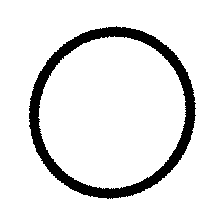
%> input picture Projetos Conhecimento e Raciocinio/ImagesFolder/test/circle/circle-test-0.png, 224 x 224 px; its folder holds only this picture in this run
$ octave --eval "tarefa_c_ii;"   (GNU Octave 9; MATLAB toolbox functions it lacks are replaced by stand-ins)
%> lines starting %> are read from the running program, lines starting %| are printed output that depends on the picture; in (x1, y1, x2, y2) boxes, pixels count from 0 and x2, y2 are one past the last pixel; in counts of white or black regions, pixels touching at a corner belong together; the program's own positions count from 1
### Projetos Conhecimento e Raciocinio/ImagesFolder/Tarefa_c/loadImagensGeometricas.m
function [in, t] = loadImagensGeometricas(subpasta)
%> called with subpasta = 'test'
    if nargin < 1
        subpasta = 'test';  % valor por defeito
    end

    pastaBase = '..\ImagesFolder';
    pasta = fullfile(pastaBase, subpasta);

    tiposFormas = {'circle', 'kite', 'parallelogram', 'square', 'trapezoid', 'triangle'};
    numClasses = numel(tiposFormas);
    tamanhoImagem = [20, 20];
    in = [];
    t = [];

    for classe = 1:numClasses
        pastaClasse = fullfile(pasta, tiposFormas{classe});
        ficheiros = dir(fullfile(pastaClasse, '*.png'));

        for i = 1:length(ficheiros)
            caminhoImagem = fullfile(pastaClasse, ficheiros(i).name);
            img = imread(caminhoImagem);
%> img is the input picture: size 224x224x3 uint8; 90.2% white; 1 black region, box (x1, y1, x2, y2) and area: (29, 26, 196, 199) 4922

            if ndims(img) == 3
                img = rgb2gray(img);
            end

            img = imresize(img, tamanhoImagem);
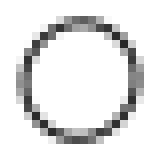
%> img: size 20x20 uint8 (shown 8 times larger); min 40, max 255, mean 228.4
            img = im2double(img);
%> img: size 20x20 double
            imgBin = img > 0.5;
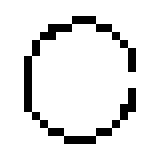
%> imgBin: size 20x20 logical (shown 8 times larger); 90% white; black in thin lines or dots, all inside (x1, y1, x2, y2) = (3, 2, 17, 18)
            vetor = reshape(imgBin, [], 1);
%> vetor = 400 logical values, 360 true

            in = [in, vetor];
%> in = 400 values, max 1 at index 1, min 0 at index 68, mean 0.9
            alvo = zeros(numClasses, 1);
            alvo(classe) = 1;
            t = [t, alvo];
        end
    end
%> pass 2 of the loop in loadImagensGeometricas, `for classe = 1:numClasses`:
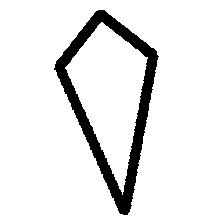
%> input picture Projetos Conhecimento e Raciocinio/ImagesFolder/test/kite/kite-test-0.png, 224 x 224 px
%> in loadImagensGeometricas, img is the input picture: size 224x224x3 uint8; 90.9% white; 1 black region, box (x1, y1, x2, y2) and area: (54, 10, 159, 215) 4554
%> in loadImagensGeometricas, `img = imresize(img, tamanhoImagem);`:
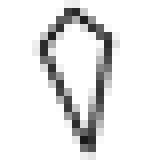
%> img: size 20x20 uint8 (shown 8 times larger); min 25, max 255, mean 230.8
%> in loadImagensGeometricas, `imgBin = img > 0.5;`:
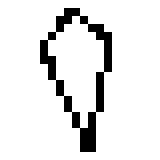
%> imgBin: size 20x20 logical (shown 8 times larger); 90% white; black in thin lines or dots, all inside (x1, y1, x2, y2) = (5, 1, 14, 19)
%> in = 400 rows, first 12: [1 1; 1 1; 1 1; 1 1; 1 1; 1 1; 1 1; 1 1; 1 1; 1 1; 1 1; 1 1]
end

### Projetos Conhecimento e Raciocinio/ImagesFolder/Tarefa_c/tarefa_c_ii.m
function tarefa_c_ii()
    clear all; close all;

    SomaPrecisaoGlobal = 0;
    SomaPrecisaoTeste = 0;
    SomaTempo = 0;

    % Carregar dados apenas da pasta "test"
    [p, t] = loadImagensGeometricas('test');  % Esta função deve carregar imagens da pasta "test"

    nomeFicheiro = '../Tarefa_b/rede_2.mat';  % rede_1.mat , rede_2.mat , rede_3.mat
    if isfile(nomeFicheiro)
        load(nomeFicheiro, 'net');  % carregar a estrutura da rede
    else
        warning('Ficheiro %s não encontrado. A saltar ...', nomeFicheiro);
        return;
    end

    for i = 1:10
        tic;

        % Treinar rede com divisão automática entre treino/teste
        [net, tr] = train(net, p, t);

        % Simular rede com todos os dados (para precisão global)
        y = net(p);
        [~, pred] = max(y);
        [~, real] = max(t);
        precisaoGlobal = sum(pred == real) / numel(real);
        SomaPrecisaoGlobal = SomaPrecisaoGlobal + precisaoGlobal;

        % Simular rede apenas com dados de teste
        pTeste = p(:, tr.testInd);
        tTeste = t(:, tr.testInd);
        yTeste = net(pTeste);
        [~, predTeste] = max(yTeste);
        [~, realTeste] = max(tTeste);
        precisaoTeste = sum(predTeste == realTeste) / numel(realTeste);
        SomaPrecisaoTeste = SomaPrecisaoTeste + precisaoTeste;

        % Tempo
        tempoExecucao = toc;
        SomaTempo = SomaTempo + tempoExecucao;

        % Mostrar resultados
        fprintf('Iteração %d - Precisão Global: %.2f%% - Precisão Teste: %.2f%% - Tempo: %.2fs\n', ...
                i, precisaoGlobal * 100, precisaoTeste * 100, tempoExecucao);


    end

    % Resultados finais
    mediaPrecisaoGlobal = SomaPrecisaoGlobal / 10;
    mediaPrecisaoTeste = SomaPrecisaoTeste / 10;
    mediaTempo = SomaTempo / 10;

    fprintf('\nPrecisão média Global (treino): %.2f%%\n', mediaPrecisaoGlobal * 100);
    fprintf('Precisão média Teste: %.2f%%\n', mediaPrecisaoTeste * 100);
    fprintf('Tempo médio por execução: %.2f segundos\n', mediaTempo);
    fprintf('Tempo total da execução: %.2f segundos\n', SomaTempo);


    % [43 lines of commented-out code are left out]
end
%> (the run ends here)
